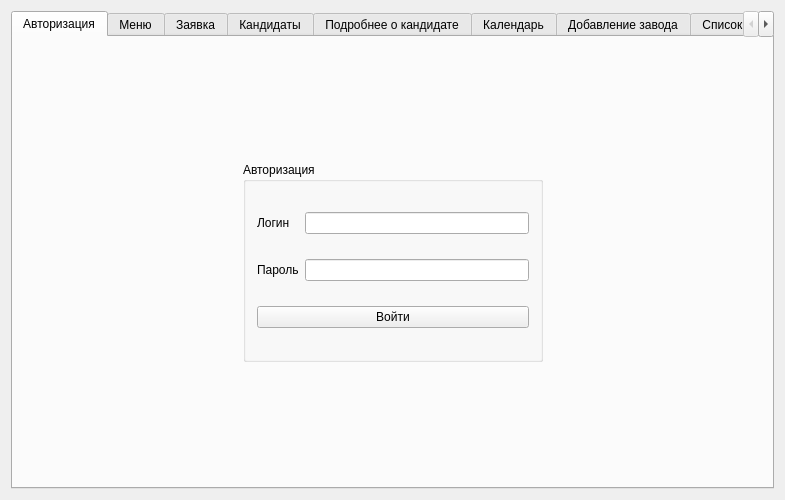
<?xml version="1.0" encoding="UTF-8"?>
<ui version="4.0">
 <class>MainWindow</class>
 <widget class="QMainWindow" name="MainWindow">
  <property name="enabled">
   <bool>true</bool>
  </property>
  <property name="geometry">
   <rect>
    <x>0</x>
    <y>0</y>
    <width>785</width>
    <height>500</height>
   </rect>
  </property>
  <property name="windowTitle">
   <string>Подбор кандидатов</string>
  </property>
  <widget class="QWidget" name="centralWidget">
   <layout class="QGridLayout" name="gridLayout_7">
    <item row="0" column="0">
     <widget class="QTabWidget" name="tabWidget">
      <property name="currentIndex">
       <number>0</number>
      </property>
      <widget class="QWidget" name="tabAuth">
       <attribute name="title">
        <string>Авторизация</string>
       </attribute>
       <layout class="QGridLayout" name="gridLayout_2">
        <item row="2" column="1">
         <spacer name="verticalSpacer_2">
          <property name="orientation">
           <enum>Qt::Vertical</enum>
          </property>
          <property name="sizeHint" stdset="0">
           <size>
            <width>20</width>
            <height>40</height>
           </size>
          </property>
         </spacer>
        </item>
        <item row="1" column="0">
         <spacer name="horizontalSpacer">
          <property name="orientation">
           <enum>Qt::Horizontal</enum>
          </property>
          <property name="sizeHint" stdset="0">
           <size>
            <width>40</width>
            <height>20</height>
           </size>
          </property>
         </spacer>
        </item>
        <item row="1" column="2">
         <spacer name="horizontalSpacer_2">
          <property name="orientation">
           <enum>Qt::Horizontal</enum>
          </property>
          <property name="sizeType">
           <enum>QSizePolicy::Expanding</enum>
          </property>
          <property name="sizeHint" stdset="0">
           <size>
            <width>40</width>
            <height>20</height>
           </size>
          </property>
         </spacer>
        </item>
        <item row="0" column="1">
         <spacer name="verticalSpacer">
          <property name="orientation">
           <enum>Qt::Vertical</enum>
          </property>
          <property name="sizeHint" stdset="0">
           <size>
            <width>20</width>
            <height>40</height>
           </size>
          </property>
         </spacer>
        </item>
        <item row="1" column="1">
         <widget class="QGroupBox" name="groupBox">
          <property name="sizePolicy">
           <sizepolicy hsizetype="Fixed" vsizetype="Fixed">
            <horstretch>0</horstretch>
            <verstretch>0</verstretch>
           </sizepolicy>
          </property>
          <property name="minimumSize">
           <size>
            <width>300</width>
            <height>200</height>
           </size>
          </property>
          <property name="maximumSize">
           <size>
            <width>400</width>
            <height>300</height>
           </size>
          </property>
          <property name="baseSize">
           <size>
            <width>0</width>
            <height>0</height>
           </size>
          </property>
          <property name="title">
           <string>Авторизация</string>
          </property>
          <layout class="QGridLayout" name="gridLayout">
           <item row="0" column="0">
            <widget class="QLabel" name="label">
             <property name="text">
              <string>Логин</string>
             </property>
            </widget>
           </item>
           <item row="0" column="1">
            <widget class="QLineEdit" name="leLogin">
             <property name="text">
              <string/>
             </property>
            </widget>
           </item>
           <item row="1" column="0">
            <widget class="QLabel" name="label_2">
             <property name="text">
              <string>Пароль</string>
             </property>
            </widget>
           </item>
           <item row="1" column="1">
            <widget class="QLineEdit" name="lePassword">
             <property name="text">
              <string/>
             </property>
             <property name="echoMode">
              <enum>QLineEdit::Password</enum>
             </property>
            </widget>
           </item>
           <item row="2" column="0" colspan="2">
            <widget class="QPushButton" name="pbLogIn">
             <property name="text">
              <string>Войти</string>
             </property>
            </widget>
           </item>
          </layout>
         </widget>
        </item>
       </layout>
      </widget>
      <widget class="QWidget" name="tabMenu">
       <attribute name="title">
        <string>Меню</string>
       </attribute>
       <layout class="QGridLayout" name="gridLayout_8">
        <item row="0" column="1">
         <spacer name="verticalSpacer_3">
          <property name="orientation">
           <enum>Qt::Vertical</enum>
          </property>
          <property name="sizeHint" stdset="0">
           <size>
            <width>20</width>
            <height>54</height>
           </size>
          </property>
         </spacer>
        </item>
        <item row="1" column="0">
         <spacer name="horizontalSpacer_5">
          <property name="orientation">
           <enum>Qt::Horizontal</enum>
          </property>
          <property name="sizeHint" stdset="0">
           <size>
            <width>155</width>
            <height>20</height>
           </size>
          </property>
         </spacer>
        </item>
        <item row="1" column="1">
         <widget class="QGroupBox" name="groupBox_2">
          <property name="minimumSize">
           <size>
            <width>300</width>
            <height>300</height>
           </size>
          </property>
          <property name="title">
           <string>Меню</string>
          </property>
          <layout class="QGridLayout" name="gridLayout_6">
           <item row="6" column="0">
            <widget class="QPushButton" name="pbLogOut">
             <property name="text">
              <string>Выйти</string>
             </property>
            </widget>
           </item>
           <item row="4" column="0">
            <widget class="QPushButton" name="pbCalendar">
             <property name="text">
              <string>Календарь событий</string>
             </property>
            </widget>
           </item>
           <item row="5" column="0">
            <widget class="QPushButton" name="pbPrint">
             <property name="text">
              <string>Печать таблицы &quot;Кандидаты&quot;</string>
             </property>
            </widget>
           </item>
           <item row="2" column="0">
            <widget class="QPushButton" name="pbCandidates">
             <property name="text">
              <string>Кандидаты</string>
             </property>
            </widget>
           </item>
           <item row="0" column="0">
            <widget class="QPushButton" name="pbOrder">
             <property name="text">
              <string>Подать заявку</string>
             </property>
            </widget>
           </item>
           <item row="1" column="0">
            <widget class="QPushButton" name="pbAddCorp">
             <property name="text">
              <string>Добавить организацию</string>
             </property>
            </widget>
           </item>
           <item row="3" column="0">
            <widget class="QPushButton" name="pbListCorps">
             <property name="text">
              <string>Сводная таблица</string>
             </property>
            </widget>
           </item>
          </layout>
         </widget>
        </item>
        <item row="1" column="2">
         <spacer name="horizontalSpacer_6">
          <property name="orientation">
           <enum>Qt::Horizontal</enum>
          </property>
          <property name="sizeHint" stdset="0">
           <size>
            <width>154</width>
            <height>20</height>
           </size>
          </property>
         </spacer>
        </item>
        <item row="2" column="1">
         <spacer name="verticalSpacer_4">
          <property name="orientation">
           <enum>Qt::Vertical</enum>
          </property>
          <property name="sizeHint" stdset="0">
           <size>
            <width>20</width>
            <height>53</height>
           </size>
          </property>
         </spacer>
        </item>
       </layout>
      </widget>
      <widget class="QWidget" name="tabOrder">
       <attribute name="title">
        <string>Заявка</string>
       </attribute>
       <layout class="QHBoxLayout" name="horizontalLayout">
        <item>
         <spacer name="horizontalSpacer_3">
          <property name="orientation">
           <enum>Qt::Horizontal</enum>
          </property>
          <property name="sizeHint" stdset="0">
           <size>
            <width>40</width>
            <height>20</height>
           </size>
          </property>
         </spacer>
        </item>
        <item>
         <layout class="QGridLayout" name="gridLayout_4" rowstretch="1,0,0,0,0,0,0,0,0,0,0,0">
          <property name="sizeConstraint">
           <enum>QLayout::SetDefaultConstraint</enum>
          </property>
          <property name="leftMargin">
           <number>0</number>
          </property>
          <property name="horizontalSpacing">
           <number>7</number>
          </property>
          <item row="8" column="0">
           <widget class="QLabel" name="label_6">
            <property name="maximumSize">
             <size>
              <width>100</width>
              <height>100</height>
             </size>
            </property>
            <property name="text">
             <string>Желаемая З/П, руб.</string>
            </property>
           </widget>
          </item>
          <item row="6" column="0">
           <widget class="QLabel" name="label_4">
            <property name="maximumSize">
             <size>
              <width>100</width>
              <height>100</height>
             </size>
            </property>
            <property name="text">
             <string>Должность</string>
            </property>
           </widget>
          </item>
          <item row="5" column="2">
           <widget class="QLineEdit" name="leEducation">
            <property name="text">
             <string>Высшее</string>
            </property>
           </widget>
          </item>
          <item row="11" column="0">
           <widget class="QPushButton" name="pbCancel">
            <property name="text">
             <string>Отмена</string>
            </property>
           </widget>
          </item>
          <item row="1" column="2">
           <widget class="QDateEdit" name="deBirthdate"/>
          </item>
          <item row="3" column="0">
           <widget class="QLabel" name="label_19">
            <property name="text">
             <string>Место рождения</string>
            </property>
           </widget>
          </item>
          <item row="3" column="2">
           <widget class="QLineEdit" name="lePlaceHome">
            <property name="text">
             <string>г. Пушкино</string>
            </property>
           </widget>
          </item>
          <item row="11" column="2">
           <widget class="QPushButton" name="pbApply">
            <property name="text">
             <string>Подать заявку</string>
            </property>
           </widget>
          </item>
          <item row="7" column="2">
           <widget class="QLineEdit" name="leExp">
            <property name="minimumSize">
             <size>
              <width>250</width>
              <height>0</height>
             </size>
            </property>
            <property name="text">
             <string>4</string>
            </property>
           </widget>
          </item>
          <item row="2" column="2">
           <widget class="QComboBox" name="cbSex">
            <property name="minimumSize">
             <size>
              <width>250</width>
              <height>0</height>
             </size>
            </property>
            <item>
             <property name="text">
              <string>Муж</string>
             </property>
            </item>
            <item>
             <property name="text">
              <string>Жен</string>
             </property>
            </item>
           </widget>
          </item>
          <item row="7" column="0">
           <widget class="QLabel" name="label_5">
            <property name="maximumSize">
             <size>
              <width>100</width>
              <height>100</height>
             </size>
            </property>
            <property name="text">
             <string>Стаж, лет</string>
            </property>
           </widget>
          </item>
          <item row="0" column="0">
           <widget class="QLabel" name="label_3">
            <property name="maximumSize">
             <size>
              <width>100</width>
              <height>100</height>
             </size>
            </property>
            <property name="text">
             <string>ФИО</string>
            </property>
           </widget>
          </item>
          <item row="2" column="0">
           <widget class="QLabel" name="label_7">
            <property name="maximumSize">
             <size>
              <width>100</width>
              <height>100</height>
             </size>
            </property>
            <property name="text">
             <string>Пол</string>
            </property>
           </widget>
          </item>
          <item row="6" column="2">
           <widget class="QLineEdit" name="lePost">
            <property name="minimumSize">
             <size>
              <width>250</width>
              <height>0</height>
             </size>
            </property>
            <property name="text">
             <string>Программист</string>
            </property>
           </widget>
          </item>
          <item row="0" column="2">
           <widget class="QLineEdit" name="leFIO">
            <property name="minimumSize">
             <size>
              <width>250</width>
              <height>0</height>
             </size>
            </property>
            <property name="text">
             <string>Витковский С.Е.</string>
            </property>
           </widget>
          </item>
          <item row="1" column="0">
           <widget class="QLabel" name="label_17">
            <property name="text">
             <string>Дата рождения</string>
            </property>
           </widget>
          </item>
          <item row="5" column="0">
           <widget class="QLabel" name="label_18">
            <property name="text">
             <string>Образование</string>
            </property>
           </widget>
          </item>
          <item row="8" column="2">
           <widget class="QLineEdit" name="leWantPay">
            <property name="minimumSize">
             <size>
              <width>250</width>
              <height>0</height>
             </size>
            </property>
            <property name="text">
             <string>60000</string>
            </property>
           </widget>
          </item>
          <item row="4" column="0">
           <widget class="QLabel" name="label_8">
            <property name="text">
             <string>Телефон</string>
            </property>
           </widget>
          </item>
          <item row="4" column="2">
           <widget class="QLineEdit" name="lePhone">
            <property name="inputMask">
             <string>+7(999)-999-99-99</string>
            </property>
            <property name="text">
             <string>+7(999)-999-99-99</string>
            </property>
           </widget>
          </item>
         </layout>
        </item>
        <item>
         <spacer name="horizontalSpacer_4">
          <property name="orientation">
           <enum>Qt::Horizontal</enum>
          </property>
          <property name="sizeHint" stdset="0">
           <size>
            <width>40</width>
            <height>20</height>
           </size>
          </property>
         </spacer>
        </item>
       </layout>
      </widget>
      <widget class="QWidget" name="tabCandidates">
       <attribute name="title">
        <string>Кандидаты</string>
       </attribute>
       <layout class="QGridLayout" name="gridLayout_3">
        <item row="4" column="1">
         <widget class="QPushButton" name="pbBack">
          <property name="sizePolicy">
           <sizepolicy hsizetype="Fixed" vsizetype="Fixed">
            <horstretch>0</horstretch>
            <verstretch>0</verstretch>
           </sizepolicy>
          </property>
          <property name="minimumSize">
           <size>
            <width>300</width>
            <height>0</height>
           </size>
          </property>
          <property name="maximumSize">
           <size>
            <width>400</width>
            <height>16777215</height>
           </size>
          </property>
          <property name="text">
           <string>Назад</string>
          </property>
         </widget>
        </item>
        <item row="3" column="0" colspan="4">
         <widget class="QTableWidget" name="tableWidget">
          <property name="accessibleName">
           <string>TableWorkers</string>
          </property>
         </widget>
        </item>
        <item row="0" column="0" colspan="2">
         <widget class="QLineEdit" name="leSearch">
          <property name="minimumSize">
           <size>
            <width>0</width>
            <height>30</height>
           </size>
          </property>
         </widget>
        </item>
        <item row="0" column="3">
         <widget class="QPushButton" name="pbSearch">
          <property name="minimumSize">
           <size>
            <width>0</width>
            <height>30</height>
           </size>
          </property>
          <property name="text">
           <string>Найти</string>
          </property>
         </widget>
        </item>
        <item row="4" column="3">
         <widget class="QPushButton" name="pbSave">
          <property name="text">
           <string>Сохранить</string>
          </property>
         </widget>
        </item>
        <item row="4" column="2">
         <widget class="QPushButton" name="pbRemoveRow">
          <property name="text">
           <string>Удалить</string>
          </property>
         </widget>
        </item>
       </layout>
      </widget>
      <widget class="QWidget" name="tabMore">
       <attribute name="title">
        <string>Подробнее о кандидате</string>
       </attribute>
       <layout class="QGridLayout" name="gridLayout_13">
        <item row="0" column="1">
         <spacer name="verticalSpacer_5">
          <property name="orientation">
           <enum>Qt::Vertical</enum>
          </property>
          <property name="sizeHint" stdset="0">
           <size>
            <width>20</width>
            <height>40</height>
           </size>
          </property>
         </spacer>
        </item>
        <item row="1" column="0">
         <spacer name="horizontalSpacer_9">
          <property name="orientation">
           <enum>Qt::Horizontal</enum>
          </property>
          <property name="sizeHint" stdset="0">
           <size>
            <width>63</width>
            <height>20</height>
           </size>
          </property>
         </spacer>
        </item>
        <item row="2" column="1">
         <spacer name="verticalSpacer_6">
          <property name="orientation">
           <enum>Qt::Vertical</enum>
          </property>
          <property name="sizeHint" stdset="0">
           <size>
            <width>20</width>
            <height>40</height>
           </size>
          </property>
         </spacer>
        </item>
        <item row="1" column="2">
         <spacer name="horizontalSpacer_10">
          <property name="orientation">
           <enum>Qt::Horizontal</enum>
          </property>
          <property name="sizeHint" stdset="0">
           <size>
            <width>62</width>
            <height>40</height>
           </size>
          </property>
         </spacer>
        </item>
        <item row="1" column="1">
         <widget class="QGroupBox" name="gbMore">
          <property name="minimumSize">
           <size>
            <width>600</width>
            <height>300</height>
           </size>
          </property>
          <property name="title">
           <string>Подробнее о кандидате</string>
          </property>
          <layout class="QGridLayout" name="gridLayout_12" columnstretch="0,1,0,0,1">
           <property name="sizeConstraint">
            <enum>QLayout::SetDefaultConstraint</enum>
           </property>
           <property name="rightMargin">
            <number>9</number>
           </property>
           <property name="verticalSpacing">
            <number>0</number>
           </property>
           <item row="1" column="0">
            <widget class="QLabel" name="label_20">
             <property name="text">
              <string>Дата рождения</string>
             </property>
             <property name="alignment">
              <set>Qt::AlignRight|Qt::AlignTrailing|Qt::AlignVCenter</set>
             </property>
             <property name="margin">
              <number>8</number>
             </property>
            </widget>
           </item>
           <item row="2" column="1">
            <widget class="QLineEdit" name="leMoreSex">
             <property name="readOnly">
              <bool>true</bool>
             </property>
            </widget>
           </item>
           <item row="0" column="1">
            <widget class="QLineEdit" name="leMoreFIO">
             <property name="readOnly">
              <bool>true</bool>
             </property>
            </widget>
           </item>
           <item row="6" column="1">
            <widget class="QLineEdit" name="leMorePhone">
             <property name="readOnly">
              <bool>true</bool>
             </property>
            </widget>
           </item>
           <item row="5" column="4">
            <widget class="QLineEdit" name="leMoreWantPay">
             <property name="readOnly">
              <bool>true</bool>
             </property>
            </widget>
           </item>
           <item row="5" column="1">
            <widget class="QLineEdit" name="leMorePlaceHome">
             <property name="readOnly">
              <bool>true</bool>
             </property>
            </widget>
           </item>
           <item row="2" column="2">
            <widget class="QLabel" name="label_26">
             <property name="text">
              <string>Стаж</string>
             </property>
             <property name="alignment">
              <set>Qt::AlignRight|Qt::AlignTrailing|Qt::AlignVCenter</set>
             </property>
             <property name="margin">
              <number>8</number>
             </property>
            </widget>
           </item>
           <item row="6" column="0">
            <widget class="QLabel" name="label_23">
             <property name="text">
              <string>Телефон</string>
             </property>
             <property name="alignment">
              <set>Qt::AlignRight|Qt::AlignTrailing|Qt::AlignVCenter</set>
             </property>
             <property name="margin">
              <number>8</number>
             </property>
            </widget>
           </item>
           <item row="0" column="2">
            <widget class="QLabel" name="label_24">
             <property name="text">
              <string>Образование</string>
             </property>
             <property name="alignment">
              <set>Qt::AlignRight|Qt::AlignTrailing|Qt::AlignVCenter</set>
             </property>
             <property name="margin">
              <number>8</number>
             </property>
            </widget>
           </item>
           <item row="0" column="0">
            <widget class="QLabel" name="label_9">
             <property name="text">
              <string>ФИО</string>
             </property>
             <property name="alignment">
              <set>Qt::AlignRight|Qt::AlignTrailing|Qt::AlignVCenter</set>
             </property>
             <property name="margin">
              <number>8</number>
             </property>
            </widget>
           </item>
           <item row="6" column="4">
            <widget class="QLineEdit" name="leDateStart"/>
           </item>
           <item row="2" column="4">
            <widget class="QLineEdit" name="leMoreExp">
             <property name="readOnly">
              <bool>true</bool>
             </property>
            </widget>
           </item>
           <item row="1" column="4">
            <widget class="QLineEdit" name="leMorePost">
             <property name="readOnly">
              <bool>true</bool>
             </property>
            </widget>
           </item>
           <item row="2" column="0">
            <widget class="QLabel" name="label_21">
             <property name="text">
              <string>Пол</string>
             </property>
             <property name="alignment">
              <set>Qt::AlignRight|Qt::AlignTrailing|Qt::AlignVCenter</set>
             </property>
             <property name="margin">
              <number>8</number>
             </property>
            </widget>
           </item>
           <item row="1" column="2">
            <widget class="QLabel" name="label_25">
             <property name="text">
              <string>Должность</string>
             </property>
             <property name="alignment">
              <set>Qt::AlignRight|Qt::AlignTrailing|Qt::AlignVCenter</set>
             </property>
             <property name="margin">
              <number>8</number>
             </property>
            </widget>
           </item>
           <item row="6" column="2">
            <widget class="QLabel" name="label_28">
             <property name="text">
              <string>Дата заявки</string>
             </property>
             <property name="alignment">
              <set>Qt::AlignRight|Qt::AlignTrailing|Qt::AlignVCenter</set>
             </property>
             <property name="margin">
              <number>8</number>
             </property>
            </widget>
           </item>
           <item row="5" column="0">
            <widget class="QLabel" name="label_22">
             <property name="text">
              <string>Место рождения</string>
             </property>
             <property name="alignment">
              <set>Qt::AlignRight|Qt::AlignTrailing|Qt::AlignVCenter</set>
             </property>
             <property name="margin">
              <number>8</number>
             </property>
            </widget>
           </item>
           <item row="1" column="1">
            <widget class="QLineEdit" name="leMoreBirthdate">
             <property name="readOnly">
              <bool>true</bool>
             </property>
            </widget>
           </item>
           <item row="0" column="4">
            <widget class="QLineEdit" name="leMoreEducation">
             <property name="readOnly">
              <bool>true</bool>
             </property>
            </widget>
           </item>
           <item row="5" column="2">
            <widget class="QLabel" name="label_27">
             <property name="text">
              <string>Желаемая ЗП, руб.</string>
             </property>
             <property name="scaledContents">
              <bool>true</bool>
             </property>
             <property name="alignment">
              <set>Qt::AlignRight|Qt::AlignTrailing|Qt::AlignVCenter</set>
             </property>
             <property name="margin">
              <number>8</number>
             </property>
             <property name="indent">
              <number>-1</number>
             </property>
            </widget>
           </item>
           <item row="8" column="4">
            <widget class="QPushButton" name="pbMoreBack">
             <property name="text">
              <string>Назад</string>
             </property>
            </widget>
           </item>
          </layout>
         </widget>
        </item>
       </layout>
      </widget>
      <widget class="QWidget" name="tabCalendar">
       <attribute name="title">
        <string>Календарь</string>
       </attribute>
       <layout class="QGridLayout" name="gridLayout_5"/>
      </widget>
      <widget class="QWidget" name="tabAddCorp">
       <attribute name="title">
        <string>Добавление завода</string>
       </attribute>
       <layout class="QGridLayout" name="gridLayout_10">
        <item row="0" column="0">
         <spacer name="horizontalSpacer_7">
          <property name="orientation">
           <enum>Qt::Horizontal</enum>
          </property>
          <property name="sizeHint" stdset="0">
           <size>
            <width>180</width>
            <height>20</height>
           </size>
          </property>
         </spacer>
        </item>
        <item row="0" column="1">
         <layout class="QGridLayout" name="gridLayout_9" rowstretch="1,0,0,0,0">
          <property name="sizeConstraint">
           <enum>QLayout::SetDefaultConstraint</enum>
          </property>
          <property name="leftMargin">
           <number>0</number>
          </property>
          <property name="horizontalSpacing">
           <number>7</number>
          </property>
          <item row="4" column="0">
           <widget class="QPushButton" name="pbCancel_2">
            <property name="text">
             <string>Отмена</string>
            </property>
           </widget>
          </item>
          <item row="1" column="0">
           <widget class="QLabel" name="label_14">
            <property name="maximumSize">
             <size>
              <width>150</width>
              <height>100</height>
             </size>
            </property>
            <property name="text">
             <string>Должность</string>
            </property>
            <property name="alignment">
             <set>Qt::AlignRight|Qt::AlignTrailing|Qt::AlignVCenter</set>
            </property>
           </widget>
          </item>
          <item row="2" column="1">
           <widget class="QLineEdit" name="leCorpPay">
            <property name="minimumSize">
             <size>
              <width>250</width>
              <height>0</height>
             </size>
            </property>
           </widget>
          </item>
          <item row="3" column="0">
           <widget class="QLabel" name="label_11">
            <property name="maximumSize">
             <size>
              <width>160</width>
              <height>100</height>
             </size>
            </property>
            <property name="text">
             <string>Дополнительные требования</string>
            </property>
            <property name="alignment">
             <set>Qt::AlignRight|Qt::AlignTrailing|Qt::AlignVCenter</set>
            </property>
           </widget>
          </item>
          <item row="4" column="1">
           <widget class="QPushButton" name="pbApply_2">
            <property name="text">
             <string>Подать заявку</string>
            </property>
           </widget>
          </item>
          <item row="2" column="0">
           <widget class="QLabel" name="label_10">
            <property name="maximumSize">
             <size>
              <width>150</width>
              <height>100</height>
             </size>
            </property>
            <property name="text">
             <string>З/П</string>
            </property>
            <property name="alignment">
             <set>Qt::AlignRight|Qt::AlignTrailing|Qt::AlignVCenter</set>
            </property>
           </widget>
          </item>
          <item row="0" column="1">
           <widget class="QLineEdit" name="leCorpName">
            <property name="minimumSize">
             <size>
              <width>250</width>
              <height>0</height>
             </size>
            </property>
           </widget>
          </item>
          <item row="1" column="1">
           <widget class="QLineEdit" name="leCorpPost">
            <property name="minimumSize">
             <size>
              <width>250</width>
              <height>0</height>
             </size>
            </property>
           </widget>
          </item>
          <item row="0" column="0">
           <widget class="QLabel" name="label_15">
            <property name="maximumSize">
             <size>
              <width>150</width>
              <height>100</height>
             </size>
            </property>
            <property name="text">
             <string>Название</string>
            </property>
            <property name="alignment">
             <set>Qt::AlignRight|Qt::AlignTrailing|Qt::AlignVCenter</set>
            </property>
           </widget>
          </item>
          <item row="3" column="1">
           <widget class="QLineEdit" name="leCorpAdd"/>
          </item>
         </layout>
        </item>
        <item row="0" column="2">
         <spacer name="horizontalSpacer_8">
          <property name="orientation">
           <enum>Qt::Horizontal</enum>
          </property>
          <property name="sizeHint" stdset="0">
           <size>
            <width>180</width>
            <height>20</height>
           </size>
          </property>
         </spacer>
        </item>
       </layout>
      </widget>
      <widget class="QWidget" name="tabCorps">
       <attribute name="title">
        <string>Список организаций</string>
       </attribute>
       <layout class="QGridLayout" name="gridLayout_11">
        <item row="0" column="0">
         <widget class="QLineEdit" name="leSearch_2">
          <property name="minimumSize">
           <size>
            <width>0</width>
            <height>30</height>
           </size>
          </property>
         </widget>
        </item>
        <item row="1" column="0" colspan="3">
         <widget class="QTableWidget" name="twListOrg">
          <attribute name="horizontalHeaderCascadingSectionResizes">
           <bool>true</bool>
          </attribute>
         </widget>
        </item>
        <item row="2" column="0">
         <widget class="QPushButton" name="pbBack_2">
          <property name="sizePolicy">
           <sizepolicy hsizetype="Fixed" vsizetype="Fixed">
            <horstretch>0</horstretch>
            <verstretch>0</verstretch>
           </sizepolicy>
          </property>
          <property name="minimumSize">
           <size>
            <width>300</width>
            <height>0</height>
           </size>
          </property>
          <property name="maximumSize">
           <size>
            <width>400</width>
            <height>16777215</height>
           </size>
          </property>
          <property name="text">
           <string>Назад</string>
          </property>
         </widget>
        </item>
        <item row="2" column="1">
         <widget class="QPushButton" name="pbRemoveRow_2">
          <property name="text">
           <string>Удалить</string>
          </property>
         </widget>
        </item>
        <item row="2" column="2">
         <widget class="QPushButton" name="pbSave_2">
          <property name="text">
           <string>Сохранить</string>
          </property>
         </widget>
        </item>
        <item row="0" column="1" colspan="2">
         <widget class="QPushButton" name="pbSearch_2">
          <property name="minimumSize">
           <size>
            <width>0</width>
            <height>30</height>
           </size>
          </property>
          <property name="text">
           <string>Найти</string>
          </property>
         </widget>
        </item>
       </layout>
      </widget>
     </widget>
    </item>
   </layout>
  </widget>
 </widget>
 <layoutdefault spacing="6" margin="11"/>
 <tabstops>
  <tabstop>leCorpName</tabstop>
  <tabstop>leCorpPost</tabstop>
  <tabstop>leCorpPay</tabstop>
  <tabstop>leCorpAdd</tabstop>
  <tabstop>pbApply_2</tabstop>
  <tabstop>pbCancel_2</tabstop>
  <tabstop>leFIO</tabstop>
  <tabstop>deBirthdate</tabstop>
  <tabstop>cbSex</tabstop>
  <tabstop>lePlaceHome</tabstop>
  <tabstop>lePhone</tabstop>
  <tabstop>leEducation</tabstop>
  <tabstop>lePost</tabstop>
  <tabstop>leExp</tabstop>
  <tabstop>leWantPay</tabstop>
  <tabstop>pbApply</tabstop>
  <tabstop>pbCancel</tabstop>
  <tabstop>pbListCorps</tabstop>
  <tabstop>pbSave</tabstop>
  <tabstop>pbBack</tabstop>
  <tabstop>leSearch</tabstop>
  <tabstop>pbLogOut</tabstop>
  <tabstop>pbSearch</tabstop>
  <tabstop>pbPrint</tabstop>
  <tabstop>lePassword</tabstop>
  <tabstop>leLogin</tabstop>
  <tabstop>tableWidget</tabstop>
  <tabstop>pbRemoveRow</tabstop>
  <tabstop>leMoreSex</tabstop>
  <tabstop>leMoreFIO</tabstop>
  <tabstop>leMorePhone</tabstop>
  <tabstop>leMoreWantPay</tabstop>
  <tabstop>leMorePlaceHome</tabstop>
  <tabstop>leDateStart</tabstop>
  <tabstop>leMoreExp</tabstop>
  <tabstop>leMorePost</tabstop>
  <tabstop>leMoreBirthdate</tabstop>
  <tabstop>leMoreEducation</tabstop>
  <tabstop>pbMoreBack</tabstop>
  <tabstop>tabWidget</tabstop>
  <tabstop>pbAddCorp</tabstop>
  <tabstop>pbLogIn</tabstop>
  <tabstop>pbOrder</tabstop>
  <tabstop>pbCalendar</tabstop>
  <tabstop>leSearch_2</tabstop>
  <tabstop>twListOrg</tabstop>
  <tabstop>pbBack_2</tabstop>
  <tabstop>pbRemoveRow_2</tabstop>
  <tabstop>pbSave_2</tabstop>
  <tabstop>pbSearch_2</tabstop>
  <tabstop>pbCandidates</tabstop>
 </tabstops>
 <resources/>
 <connections/>
</ui>
